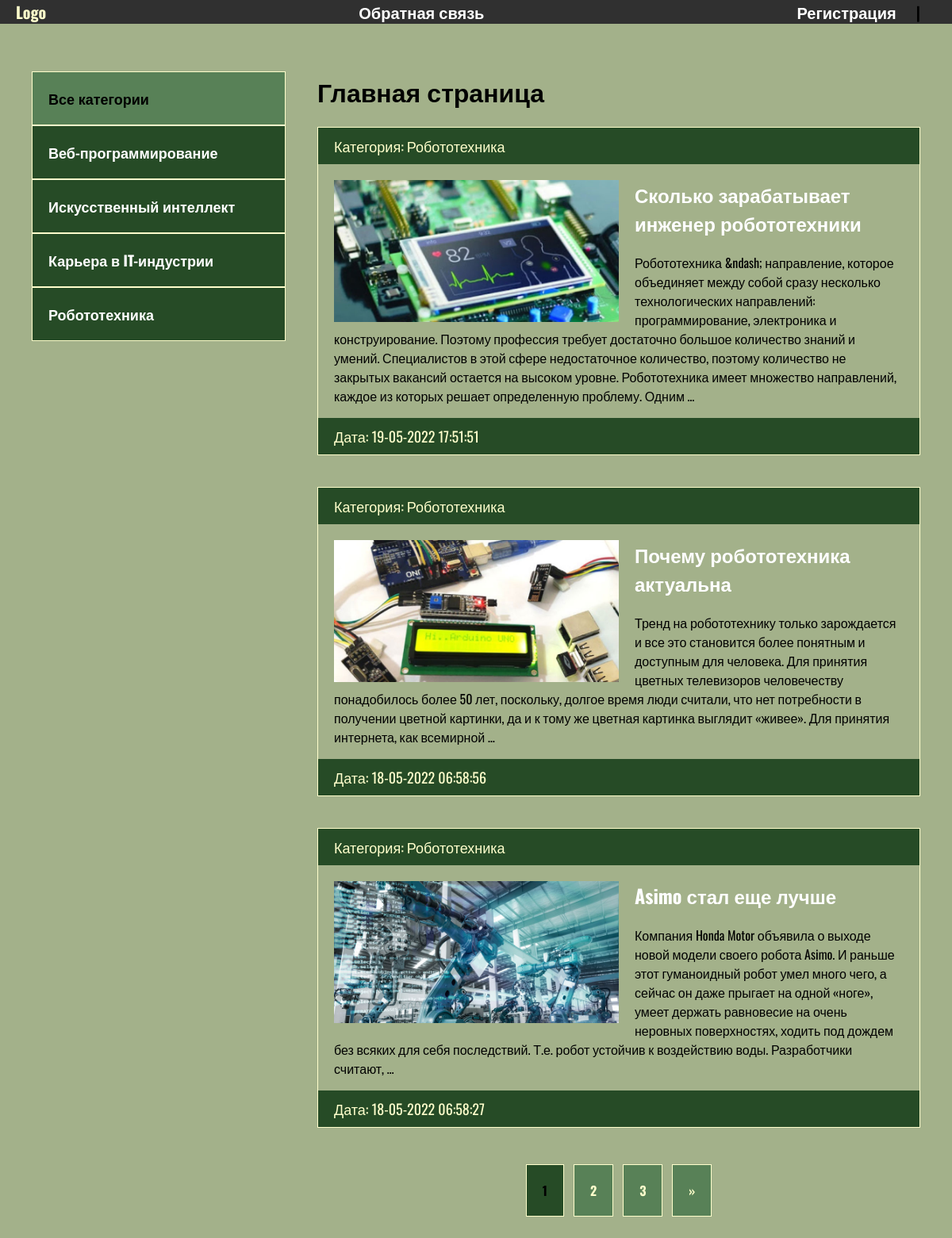
The page / on the database its author committed.
### blog/models.py (models this page shows, shortened)
class Category(models.Model):
    name = models.CharField(max_length=100, db_index=True, verbose_name='Категория')
    slug = models.SlugField(max_length=100, unique=True, db_index=True, verbose_name='URL')
    def __str__(self):
        return self.name
    def get_absolute_url(self):
        return reverse('category', kwargs={'cat_slug': self.slug})
    class Meta:
        verbose_name = "Категория"
        verbose_name_plural = "Категории"

class Blog(models.Model):
    title = models.CharField(max_length=255, verbose_name='Название')
    slug = models.SlugField(max_length=255, unique=True, db_index=True, verbose_name="URL")
    content = models.TextField(blank=True, verbose_name='Контент')
    photo = models.ImageField(upload_to="photos/%Y/%m/%d/", blank=True, verbose_name='Фото')
    time_created = models.DateTimeField(auto_now_add=True, verbose_name='Дата публикации')
    time_update = models.DateTimeField(auto_now=True, verbose_name='Дата обновления')
    is_published = models.BooleanField(default=True, verbose_name='Опубликовано')
    cat = models.ForeignKey('Category', on_delete=models.PROTECT, verbose_name='Категория')
    def get_absolute_url(self):
        return reverse('post', kwargs={'post_slug': self.slug})
    class Meta:
        verbose_name = "Новость"
        verbose_name_plural = "Новости"
        ordering = ['-time_created']  # сортировка новостей

### blog/views.py (the view)
# urls.py: path('', BlogHome.as_view(), name='index'),
class BlogHome(DataMixin, ListView):
    model = Blog
    template_name = 'blog/index.html'
    context_object_name = 'posts'
    """расширяем класс, готовые методы"""
    def get_context_data(self, *, object_list=None, **kwargs):
        context = super().get_context_data(**kwargs)  # Переопределение метода
        c_def = self.get_user_context(title='Главная страница')
        return dict(list(context.items()) + list(c_def.items()))
    def get_queryset(self):  # фильтруем
        return Blog.objects.filter(is_published=True).select_related('cat')

### blog/utils.py (called while the page is built)
    def get_user_context(self, **kwargs):
        context = kwargs
        """Что бы отображались только рабочие категории
        добавляем функцию агрегирования для отбора категорий"""
        cats = Category.objects.annotate(Count('blog'))
        """Создаем копию меню"""
        user_menu = menu.copy()
        """Если пользователь не авторизован удаляем пункт меню по индексу"""
        if not self.request.user.is_authenticated:
            user_menu.pop(0)
        context['menu'] = user_menu
        context['cats'] = cats
        if 'cat_selected' not in context:
            context['cat_selected'] = 0
        return context

### blog/templates/blog/index.html
{% extends 'blog/base.html' %}
{% block content %}
{% load static %}
<h1>{{ title }}</h1>
<ul>
    {% for p in posts %}
    <li>
        <p class="first">Категория: {{ p.cat }}</p>
        <div class="text">
            {% if p.photo %}
            <img class="image" src="{{ p.photo.url }}" alt="">
            {% else %}
            <img src="{% static 'blog/default.jpg' %}" alt="" class="image">
            {% endif %}
            <h2><a href="{{ p.get_absolute_url }}">{{ p.title }}</a></h2>
            <p>{{ p.content|striptags|truncatewords:50 }}</p>
        </div>
        <p class="date">Дата: {{ p.time_update|date:"d-m-Y H:i:s" }}</p>
    </li>
    {% endfor %}
</ul>
{% endblock %}

### blog/templates/blog/base.html (shortened to what this page needs)
<!DOCTYPE html>
{% load static %}
{% load blog_tags %}
<html lang="en">
<head>
    <link rel="stylesheet" href="{% static 'css/style.css' %}">
</head>
<body>
<div class="header">
    <div class="wrap">
        <ul class="mainmenu">
            <li class="logo"><a href="{% url 'index' %}">Logo</a></li>
            {% for m in menu %}
            <li class="last"><a href="{% url m.url_name %}">{{ m.title }}</a></li>
            {% endfor %}
            {% if request.user.is_authenticated %}
            <li class="last">{{ user.username }} | <a href="{% url 'logout' %}">Выйти</a></li>
            {% else %}
            <li class="last"><a href="{% url 'register' %}">Регистрация</a> | <a href="{% url 'register' %}"></a></li>
            {% endif %}
        </ul>
    </div>
</div>
<div class="content">
    <div class="wrap">
        <div class="sidebar">
            <ul>
                {% if cat_selected == 0 %}
                <li class="selected">Все категории</li>
                {% else %}
                <li><a href="{% url 'index' %}">Все категории</a></li>
                {% endif %}
                {% for c in cats %}
                    {% if c.blog__count > 0 %}
                        {% if c.pk == cat_selected %}
                            <li class="selected">{{ c.name }}</li>
                        {% else %}
                            <li><a href="{{ c.get_absolute_url }}">{{ c.name }}</a></li>
                        {% endif %}
                    {% endif %}
                {%  endfor %}
            </ul>
        </div>
        <div class="main">
        {% block content %}
        {% endblock %}
            {% if page_obj.has_other_pages %}
            <div>
                <ul class="list-pages">
                {% for p in paginator.page_range %}
                    {% if page_obj.number == p %}
                        <li class="page-num page-num-selected">{{ p }}</li>
                    {% elif p >= page_obj.number|add:-2 and p <= page_obj.number|add:2 %}
                        <li class="page-num">
                            <a href="?page={{ p }}">{{ p }}</a>
                        </li>
                    {% endif %}
                {% endfor %}
                    {% if page_obj.has_next %}
                        <li class="page-num">
                            <a href="?page={{ page_obj.next_page_number }}">&raquo;</a>
                        </li>
                    {% endif %}
                    </ul>
            </div>
            {% endif %}
        </div>
    </div>
</div>
</body>
</html>

### blog/static/css/style.css (style rules this page uses)
body { margin: 0; padding: 0; background: #588157; font-family: 'Oswald', sans-serif; }
.wrap { max-width: 1200px; margin: 0 auto; }
.content .wrap { background: #A3B18A; padding: 40px; box-sizing: border-box; display: flex; }
ul { list-style: none; margin: 0; padding: 0; }
a { color: #fff; text-decoration: none; padding: 20px; }
.mainmenu { display: flex; justify-content: space-between; font-size: 20px; font-weight: bold; justify-content: space-between; }
.header { background: #303030; }
.sidebar ul { width: 320px; margin-right: 40px; margin-top: 20px; }
.sidebar a { padding: 20px; display: block; border: 1px solid #FFC; background: #264b26; font-weight: bold; font-size: 18px; }
.selected { font-size: 18px; padding: 20px; border: 1px solid #FFC; font-weight: bold; background: #588157; }
.main li { border: 1px solid #FFC; margin-bottom: 40px; }
.first, .date { padding: 10px 20px; background: #264b26; font-size: 18px; color: #FFC; margin: 0; }
.image { float: left; margin-right: 20px; max-width: 50%; }
.text { padding: 20px 20px 0; }
.text h2 { margin-top: 0; }
.text a { padding-left: 0; }
.list-pages { display: flex; justify-content: center; }
.list-pages .page-num-selected { background: #264b26; padding: 20px; }
.list-pages a { background: #588157; padding: 20px; display: block; color: #FFC; }
.page-num { margin: 6px; font-weight: bold; }
.last a { display: inline; }

### rows shown on the page
Category: name "Веб-программирование"
Category: name "Искусственный интеллект"
Category: name "Карьера в IT-индустрии"
Category: name "Робототехника"
Blog: cat "Робототехника", photo (picture), title "Сколько зарабатывает инженер робототехники", content "Робототехника &ndash; направление, которое объединяет между собой сразу несколько технологических направлений: программирование, электроника и конструирование. Поэтому профессия требует достаточно большое количество знаний и умений. Специалистов в этой сфере недостаточное количество, поэтому количество не закрытых вакансий остается на высоком уровне. Робототехника имеет множество направлений, каждое из которых решает определенную проблему. Одним …", time_update "19-05-2022 17:51:51"
Blog: cat "Робототехника", photo (picture), title "Почему робототехника актуальна", content "Тренд на робототехнику только зарождается и все это становится более понятным и доступным для человека. Для принятия цветных телевизоров человечеству понадобилось более 50 лет, поскольку, долгое время люди считали, что нет потребности в получении цветной картинки, да и к тому же цветная картинка выглядит «живее». Для принятия интернета, как всемирной …", time_update "18-05-2022 06:58:56"
Blog: cat "Робототехника", title "Asimo стал еще лучше", content "Компания Honda Motor объявила о выходе новой модели своего робота Asimo. И раньше этот гуманоидный робот умел много чего, а сейчас он даже прыгает на одной «ноге», умеет держать равновесие на очень неровных поверхностях, ходить под дождем без всяких для себя последствий. Т.е. робот устойчив к воздействию воды. Разработчики считают, …", time_update "18-05-2022 06:58:27"

### other values the page prints
{{ m.title }} "Обратная связь"
{{ title }} "Главная страница"
{{ p }} "1"
{{ p }} "2" "3"
